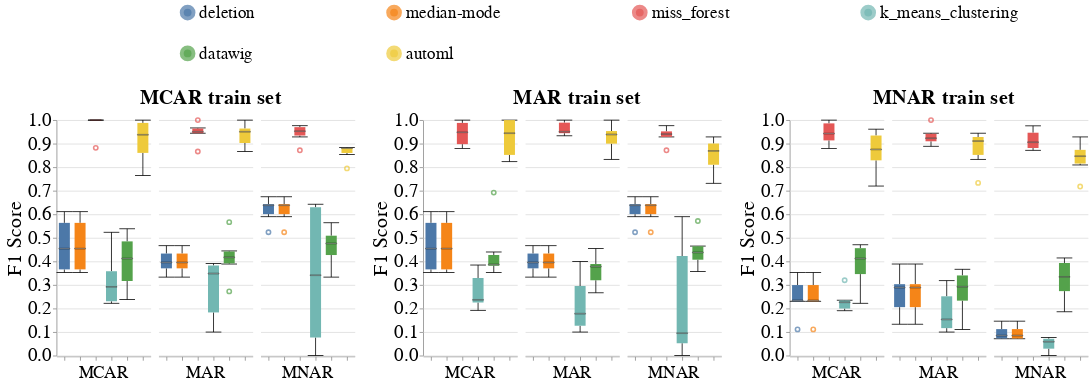

The notebook cell this image was saved under:
### Code cell
# Categorical
create_box_plots_for_diff_imputers(dataset_name=DATASET_NAME,
                                   column_name='PhysicallyActive',
                                   metric_name='f1_score',
                                   db_client=db_client,
                                   without_dummy=True)
